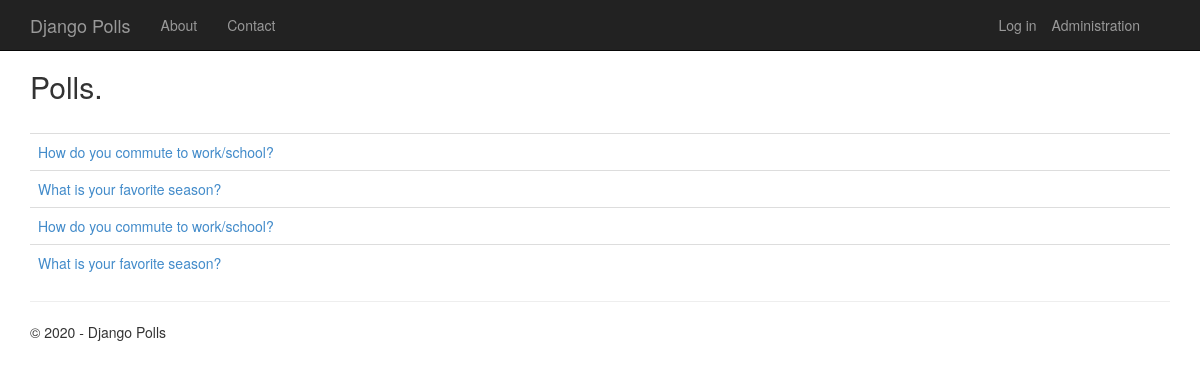
/, run on an earlier commit of the app's database.
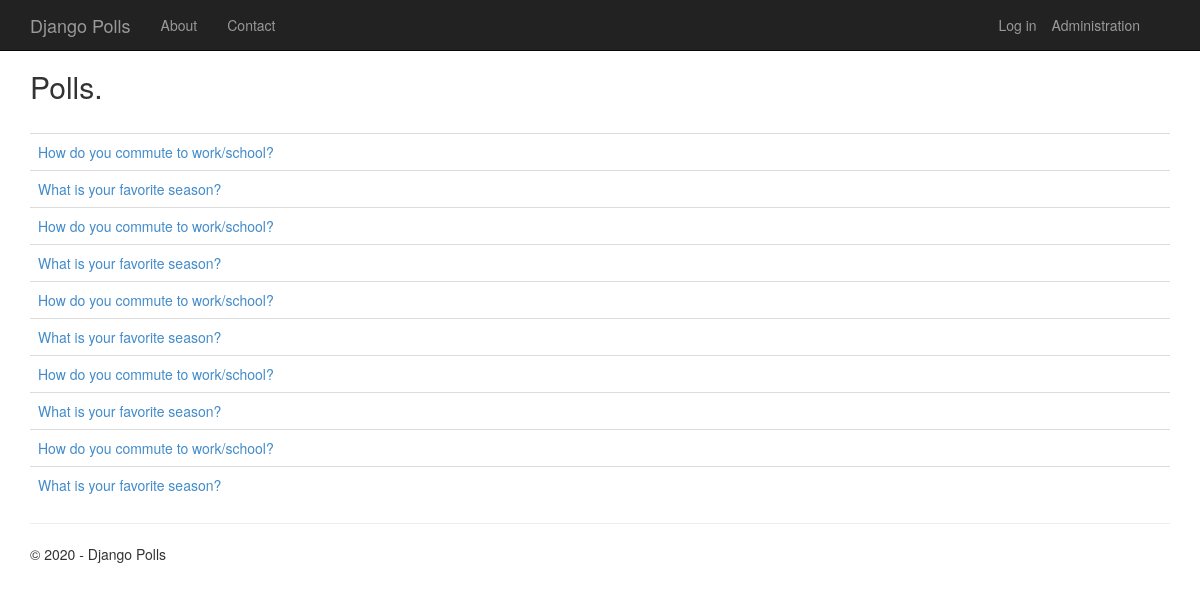
And on a later commit of the database.
### app/models.py (models this page shows, shortened)
class Poll(models.Model):
    text = models.CharField(max_length=200)
    pub_date = models.DateTimeField('date published')
    author = models.CharField(max_length=100, blank=True)

### app/views.py (the view)
class PollListView(ListView):
    model = Poll
    def get_context_data(self, **kwargs):
        context = super(PollListView, self).get_context_data(**kwargs)
        context['title'] = 'Polls'
        context['year'] = datetime.now().year
        return context

### app/templates/app/index.html (shortened to what this page needs)
{% extends "app/layout.html" %}
{% block content %}
<h2>Polls.</h2>
<br/>
{% if latest_poll_list %}
<table class="table table-hover">
    <tbody>
        {% for poll in latest_poll_list %}
        <tr>
            <td>
                <a href="{% url 'app:detail' poll.id %}">{{poll.text}}</a>
            </td>
        </tr>
        {% endfor %}
    </tbody>
</table>
{% endif %}
{% endblock %}

### app/templates/app/layout.html (shortened to what this page needs)
<!DOCTYPE html>
<html>
<head>
    {% load staticfiles %}
    <link rel="stylesheet" type="text/css" href="{% static 'app/content/bootstrap.min.css' %}" />
    <link rel="stylesheet" type="text/css" href="{% static 'app/content/site.css' %}" />
</head>
<body>
    <div class="navbar navbar-inverse navbar-fixed-top">
        <div class="container">
            <div class="navbar-header">
                <a href="/" class="navbar-brand">Django Polls</a>
            </div>
            <div class="navbar-collapse collapse">
                <ul class="nav navbar-nav">
                    <li><a href="{% url 'about' %}">About</a></li>
                    <li><a href="{% url 'contact' %}">Contact</a></li>
                </ul>
                {% include 'app/loginpartial.html' %}
            </div>
        </div>
    </div>
    <div class="container body-content">
{% block content %}{% endblock %}
        <hr/>
        <footer>
            <p>&copy; {{ year }} - Django Polls</p>
        </footer>
    </div>
</body>
</html>

### app/templates/app/loginpartial.html
<ul class="nav navbar-nav navbar-right">
    <li><a href="/admin">Administration</a></li>
</ul>
{% if user.is_authenticated %}
<form id="logoutForm" action="/logout/" method="post" class="navbar-right">
    {% csrf_token %}
    <ul class="nav navbar-nav navbar-right">
        <li><span class="navbar-brand">Hello {{ user.username }}!</span></li>
        <li><a href="javascript:document.getElementById('logoutForm').submit()">Log off</a></li>
    </ul>
</form>
{% else %}
<ul class="nav navbar-nav navbar-right">
    <li><a href="{% url 'login' %}">Log in</a></li>
</ul>
{% endif %}

### app/static/app/content/site.css (style rules this page uses)
body { padding-top: 50px; padding-bottom: 20px; }
.body-content { padding-left: 15px; padding-right: 15px; }

What changed in the data, as far as the page shows it:
added Poll: text "How do you commute to work/school?"
added Poll: text "What is your favorite season?"
added Poll: text "How do you commute to work/school?"
added Poll: text "What is your favorite season?"
added Poll: text "How do you commute to work/school?"
added Poll: text "What is your favorite season?"
